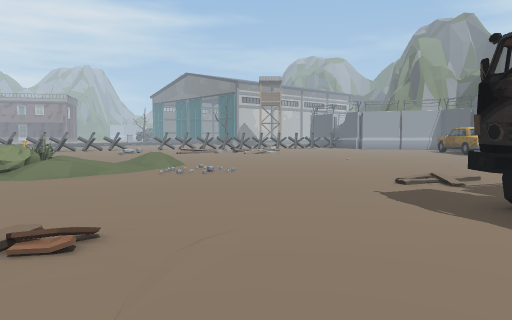
[1] (above)

24 first-person views from a walk through a scene from a Unity 3-D project. The camera is 1.2 m above the floor, tilts 4° down and sees 70° across. The floor is counted in squares, 1 m on a side. Each view is taken from the middle of a square. On the plan, view 1 faces up. The plan holds only what a view shows up to about 15 squares ahead; the rest is blank. The place goes on beyond the plan. The player is left out. Some surface patterns are stand-ins.

[2]
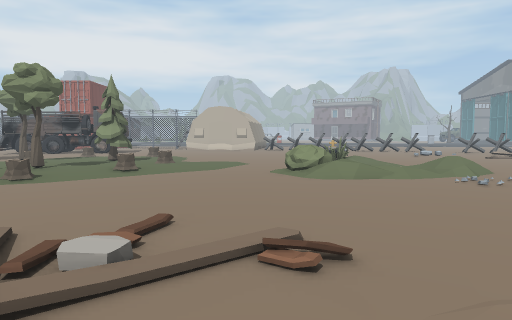

[3]
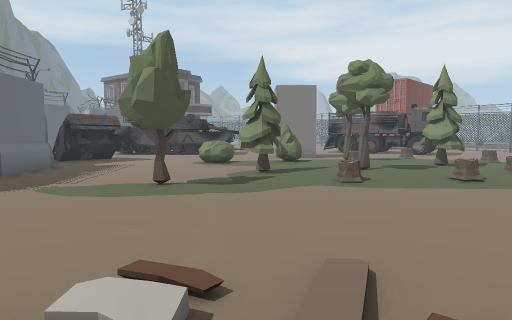

[4]
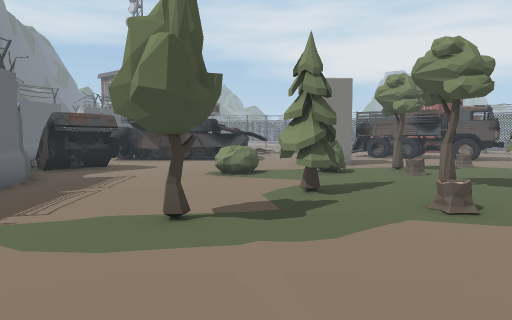

[5]
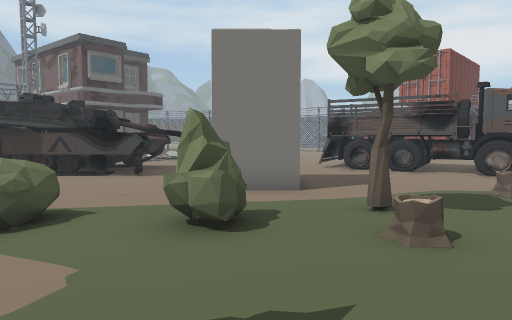

[6]
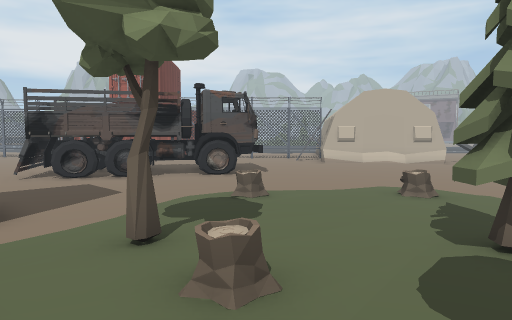

[7]
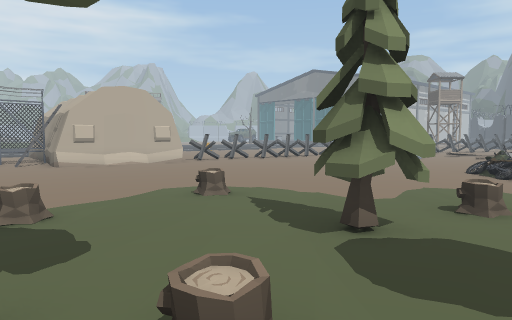

[8]
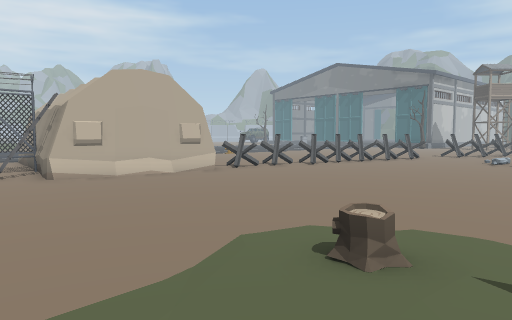

[9]
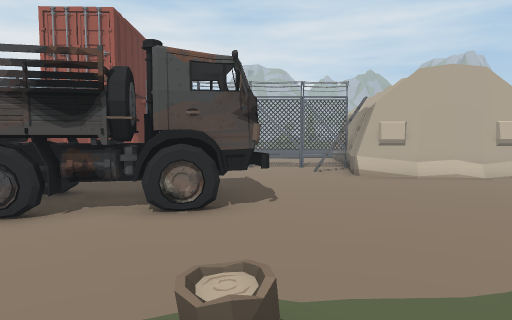

[10]
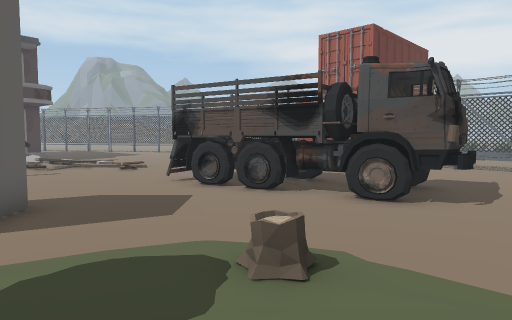

[11]
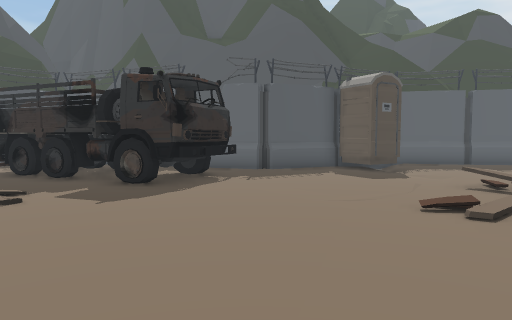

[12]
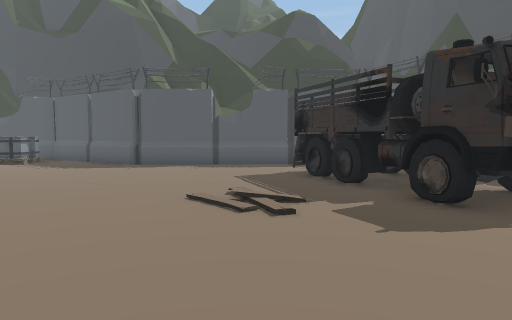

[13]
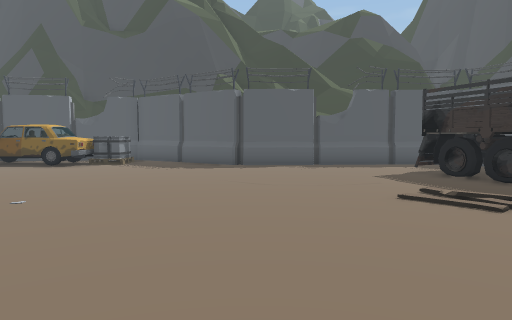

[14]
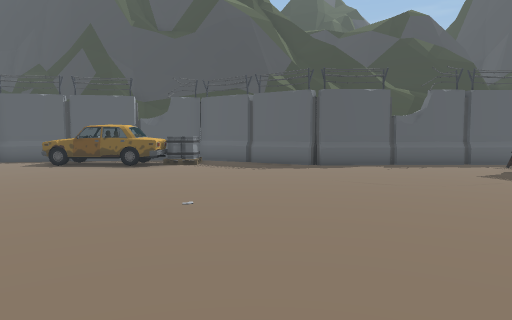

[15]
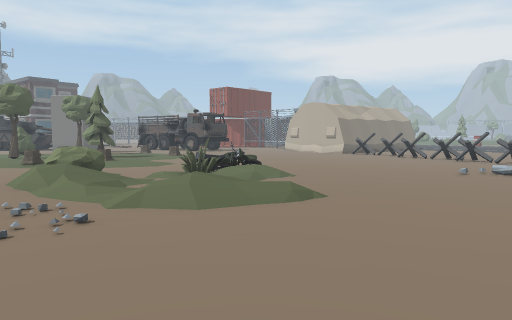

[16]
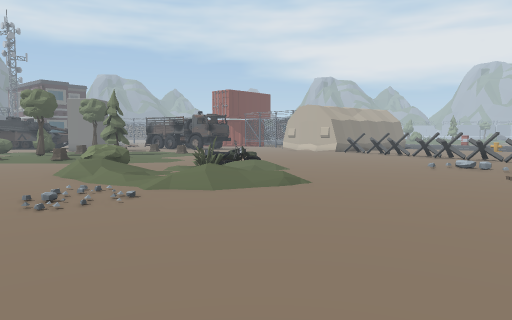

[17]
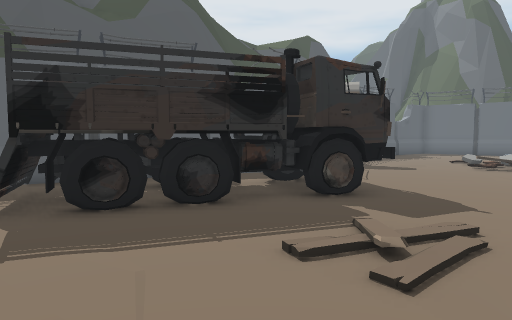

[18]
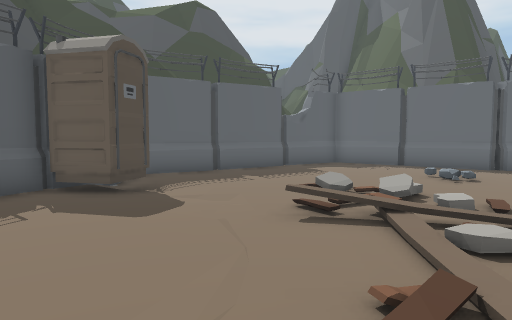

[19]
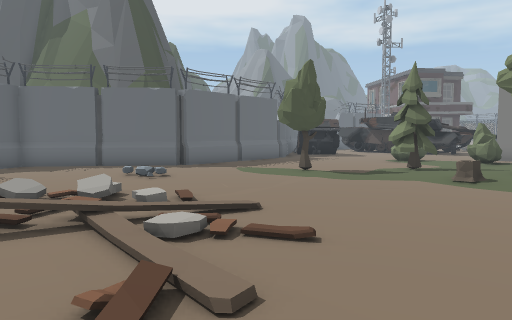

[20]
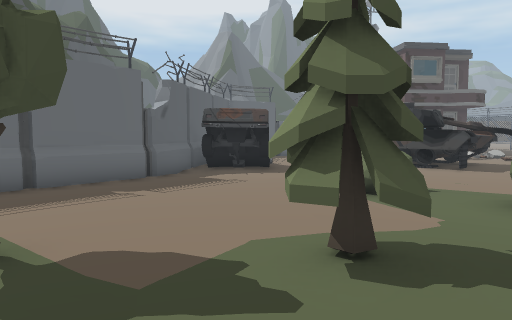

[21]
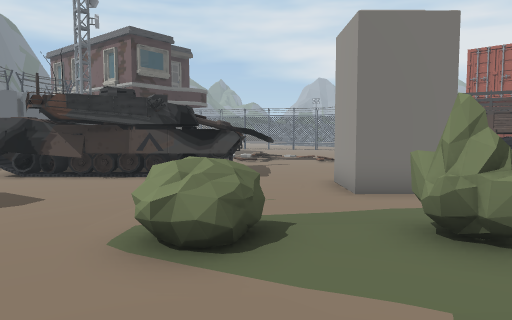

[22]
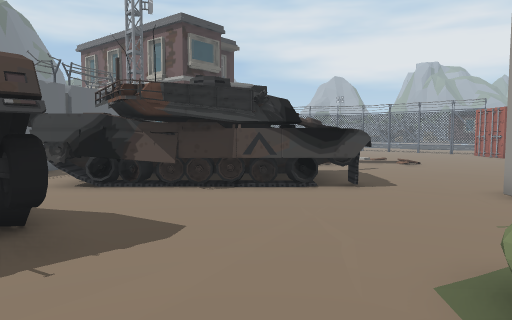

[23]
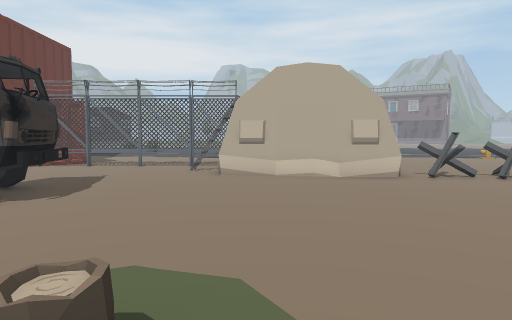

[24]
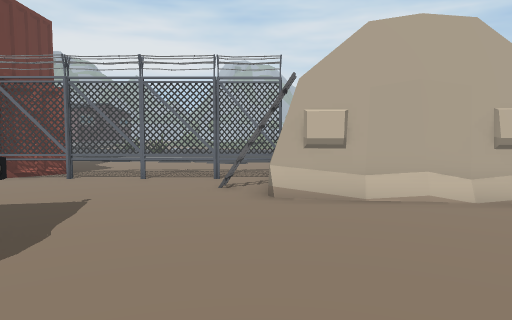

### Floor plan
Key: @ floor where view 1 was taken; # wall or solid block; x gap in a wall; . main floor; : floor 0.25 m higher than the main floor; + floor 0.5 m higher than the main floor; / step, stairs or slope; = window, fence, low wall or low ledge; ^ raised ledge; B bike; U bush; T truck; R tree; C car; A trap; F fence; N container; P pallet; O other object.
Columns run from 31 left of view 1 to 14 right of it. Each row starts with its distance up from view 1.
 22  ...#      =AAA. ..........          ......CC
 21 ....##     #AA...............       .......CC
 20 .....##   ##..................    .........CPP
 19 .....F#. ##..................... ...........PP
 18 ....F.####...................................
 17 ...F..=#.....................................
 16 N.F..................../.../.................
 15 NF....................///. //...............#
 14 F.....................//.. +/...............#
 13 N .....T............../BO.///...............#
 12 N   ..TTT.................//................#
 11 N  ..TTTT...../.........U////...............#
 10 N  ..TTTT...../.........U//.................#
  9     TTTT......::...:...../..................#
  8    TTTT.......::RR.:....................T...#
  7 ...TTTT.......::RR::..................TTTT..#
  6 ....TT........::::::...............TTTTTTT..#
  5  ............R:O::::..............TTTTTTTT.
  4  ........OO...:..:R:........./.....TTTT...##
  3  :....... O...U..:::.......:.......TT...###
  2  ........OO...U...R......./:/.........##
  1 /..#..............R........///......###
  0 ///.#.........U...........////.@...##
 -1    .x^^^^....UU.....RR.....//......#
 -2      ##^^...........RR......//...OO#
 -3       ###................/.......O
 -4        ##...............//........
 -5         #...C....................#
 -6         #...CC....#####.........##
 -7         #..  CC#####  ##......###
 -8         #    ###       ##....##

Positions as (right, up) in squares from view 1, and headings:
1: (0, 0), facing up
2: (0, 1), facing up-left
3: (-2, 1), facing left
4: (-5, 0), facing left
5: (-12, 3), facing left
6: (-14, 3), facing up-left
7: (-16, 3), facing up
8: (-18, 7), facing up
9: (-18, 7), facing up-left
10: (-16, 8), facing left
11: (-4, 10), facing down-right
12: (-2, 9), facing right
13: (-2, 13), facing right
14: (-2, 16), facing right
15: (3, 15), facing left
16: (5, 15), facing left
17: (6, 13), facing down
18: (-1, 6), facing down
19: (-1, 6), facing down-left
20: (-10, 3), facing down-left
21: (-13, 0), facing left
22: (-15, -3), facing left
23: (-15, 10), facing up-left
24: (-19, 12), facing up-left
